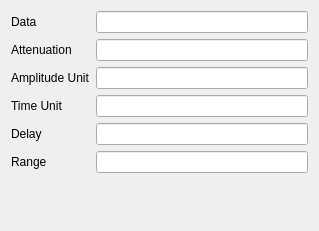
<?xml version="1.0" encoding="UTF-8"?>
<ui version="4.0">
 <class>sf::AcquisitionControlPropertyPage</class>
 <widget class="sf::PropertyPage" name="sf::AcquisitionControlPropertyPage">
  <property name="geometry">
   <rect>
    <x>0</x>
    <y>0</y>
    <width>319</width>
    <height>231</height>
   </rect>
  </property>
  <property name="windowTitle">
   <string>AcquisitionControlPropertyPage</string>
  </property>
  <layout class="QFormLayout" name="formLayout_2">
   <item row="0" column="0">
    <widget class="QLabel" name="lblData">
     <property name="toolTip">
      <string>Id for the copy data used for the graph.</string>
     </property>
     <property name="statusTip">
      <string>Id of the variable.</string>
     </property>
     <property name="text">
      <string>Data</string>
     </property>
     <property name="buddy">
      <cstring>iieIdData</cstring>
     </property>
    </widget>
   </item>
   <item row="0" column="1">
    <widget class="sf::InformationIdEdit" name="iieIdData">
     <property name="minimumSize">
      <size>
       <width>100</width>
       <height>0</height>
      </size>
     </property>
     <property name="alignment">
      <set>Qt::AlignRight|Qt::AlignTrailing|Qt::AlignVCenter</set>
     </property>
     <property name="typeId">
      <enum>sf::Gii::ResultData</enum>
     </property>
    </widget>
   </item>
   <item row="1" column="0">
    <widget class="QLabel" name="lblAttenuation">
     <property name="toolTip">
      <string>Id for the index data used for the graph.</string>
     </property>
     <property name="statusTip">
      <string>Control cannot be used to change the value.</string>
     </property>
     <property name="text">
      <string>Attenuation</string>
     </property>
    </widget>
   </item>
   <item row="1" column="1">
    <widget class="sf::InformationIdEdit" name="iieIdAttenuation">
     <property name="minimumSize">
      <size>
       <width>100</width>
       <height>0</height>
      </size>
     </property>
     <property name="alignment">
      <set>Qt::AlignRight|Qt::AlignTrailing|Qt::AlignVCenter</set>
     </property>
     <property name="typeId">
      <enum>sf::Gii::Variable</enum>
     </property>
    </widget>
   </item>
   <item row="2" column="0">
    <widget class="QLabel" name="lblAmplitude">
     <property name="toolTip">
      <string>Id for the amplitude unit used in the graph.</string>
     </property>
     <property name="statusTip">
      <string>Show the converted unit.</string>
     </property>
     <property name="text">
      <string>Amplitude Unit</string>
     </property>
    </widget>
   </item>
   <item row="2" column="1">
    <widget class="sf::InformationIdEdit" name="iieIdAmplitudeUnit">
     <property name="minimumSize">
      <size>
       <width>100</width>
       <height>0</height>
      </size>
     </property>
     <property name="toolTip">
      <string>Id for the time unit used in the graph.</string>
     </property>
     <property name="alignment">
      <set>Qt::AlignRight|Qt::AlignTrailing|Qt::AlignVCenter</set>
     </property>
    </widget>
   </item>
   <item row="3" column="0">
    <widget class="QLabel" name="lblTimeUnit">
     <property name="toolTip">
      <string>Id for the time unit used in the graph.</string>
     </property>
     <property name="statusTip">
      <string>Show the converted unit.</string>
     </property>
     <property name="text">
      <string>Time Unit</string>
     </property>
    </widget>
   </item>
   <item row="3" column="1">
    <widget class="sf::InformationIdEdit" name="iieIdTimeUnit">
     <property name="minimumSize">
      <size>
       <width>100</width>
       <height>0</height>
      </size>
     </property>
     <property name="alignment">
      <set>Qt::AlignRight|Qt::AlignTrailing|Qt::AlignVCenter</set>
     </property>
    </widget>
   </item>
   <item row="4" column="1">
    <widget class="sf::InformationIdEdit" name="iieIdDelay">
     <property name="minimumSize">
      <size>
       <width>100</width>
       <height>0</height>
      </size>
     </property>
     <property name="alignment">
      <set>Qt::AlignRight|Qt::AlignTrailing|Qt::AlignVCenter</set>
     </property>
    </widget>
   </item>
   <item row="4" column="0">
    <widget class="QLabel" name="lblDelay">
     <property name="toolTip">
      <string>Id for the time delay used in the graph.</string>
     </property>
     <property name="statusTip">
      <string>Show the converted unit.</string>
     </property>
     <property name="text">
      <string>Delay</string>
     </property>
    </widget>
   </item>
   <item row="5" column="0">
    <widget class="QLabel" name="lblRange">
     <property name="toolTip">
      <string>Id for the time range used in the graph.</string>
     </property>
     <property name="statusTip">
      <string>Show the converted unit.</string>
     </property>
     <property name="text">
      <string>Range</string>
     </property>
    </widget>
   </item>
   <item row="5" column="1">
    <widget class="sf::InformationIdEdit" name="iieIdRange">
     <property name="minimumSize">
      <size>
       <width>100</width>
       <height>0</height>
      </size>
     </property>
     <property name="alignment">
      <set>Qt::AlignRight|Qt::AlignTrailing|Qt::AlignVCenter</set>
     </property>
    </widget>
   </item>
  </layout>
 </widget>
 <customwidgets>
  <customwidget>
   <class>sf::InformationIdEdit</class>
   <extends>QLineEdit</extends>
   <header>gii/qt/InformationIdEdit.h</header>
  </customwidget>
  <customwidget>
   <class>sf::PropertyPage</class>
   <extends>QWidget</extends>
   <header>misc/qt/PropertyPage.h</header>
   <container>1</container>
  </customwidget>
 </customwidgets>
 <resources/>
 <connections/>
</ui>
